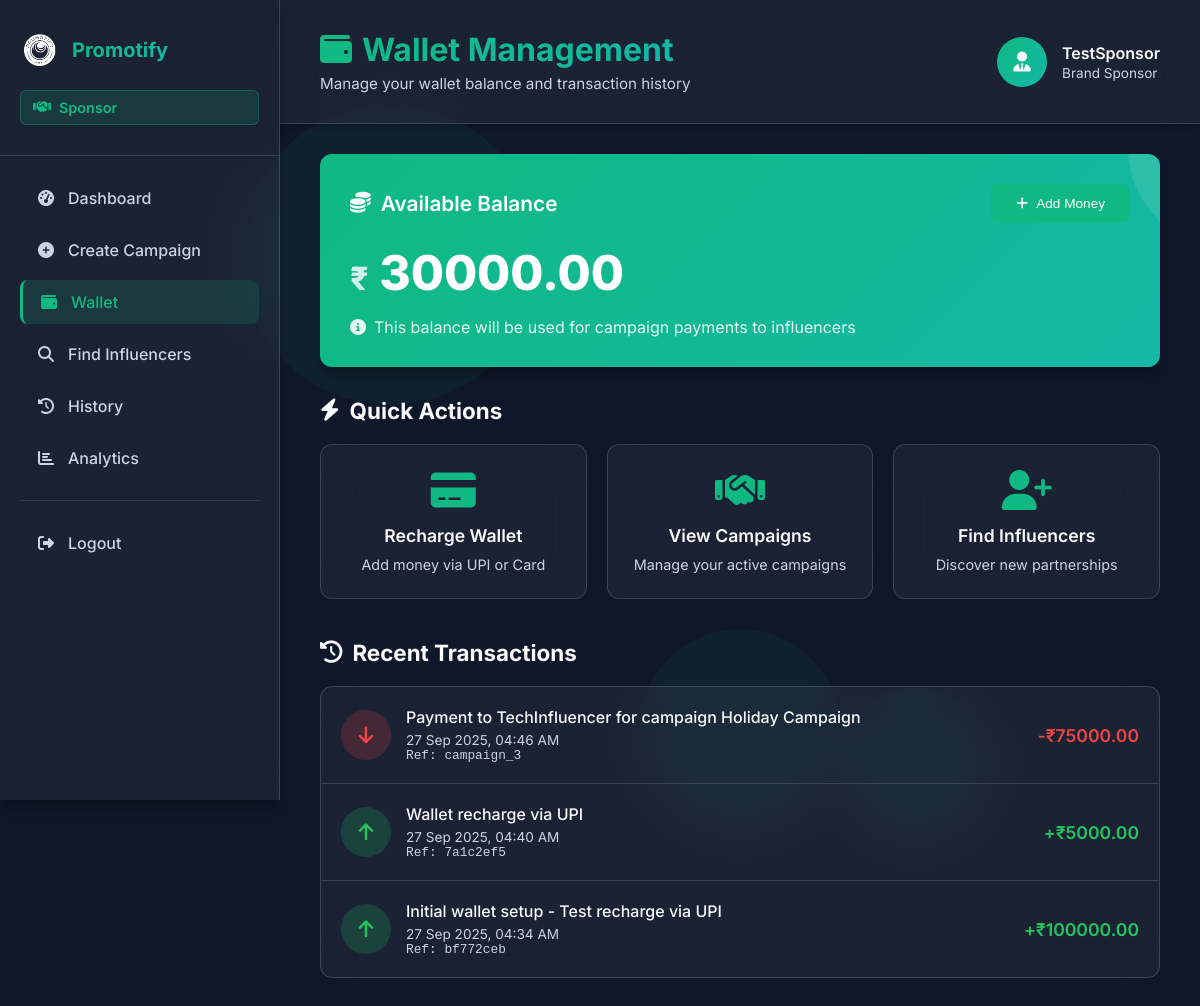
Page /swallet (signed in) on the earlier database version.
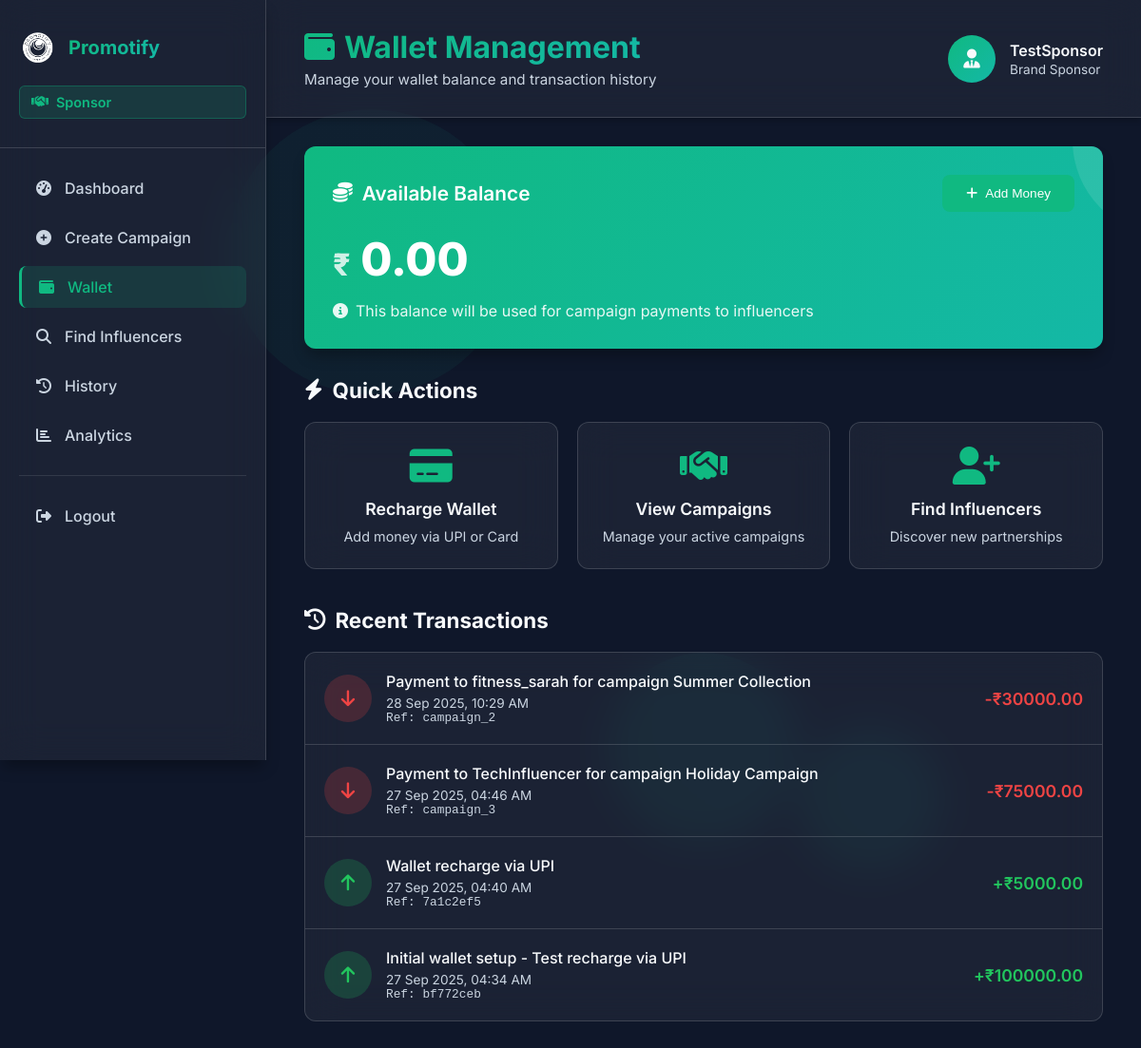
Same page on the later database version.
### models.py (models this page shows, shortened)
class Sponsor(db.Model):
    id = db.Column(db.Integer, primary_key=True)
    username = db.Column(db.String(15), unique=True, nullable=False)
    email = db.Column(db.String(20), unique=True, nullable=False)
    password = db.Column(db.String(10), nullable=False)
    industry = db.Column(db.String(20), nullable=False)
    wallet_balance = db.Column(db.Float, default=0.0, nullable=False)
    date_joined = db.Column(db.DateTime, default=datetime.utcnow)

class WalletTransaction(db.Model):
    id = db.Column(db.Integer, primary_key=True)
    user_id = db.Column(db.Integer, nullable=False)  # Sponsor or Influencer ID
    user_type = db.Column(db.String(20), nullable=False)  # 'sponsor' or 'influencer'
    transaction_type = db.Column(db.String(20), nullable=False)  # 'credit', 'debit', 'recharge', 'withdrawal'
    amount = db.Column(db.Float, nullable=False)
    description = db.Column(db.Text, nullable=True)
    reference_id = db.Column(db.String(50), nullable=True)  # Campaign ID or Transaction reference
    created_at = db.Column(db.DateTime, default=datetime.utcnow)

### routes.py (the view, shortened to what this page needs)
    @app.route('/swallet', methods=['GET', 'POST'])
    def sponsor_wallet():
        if 'sponsor_id' not in session:
            flash('You need to log in first.', 'error')
            return redirect(url_for('spon_log'))
        sponsor = Sponsor.query.get(session['sponsor_id'])
        transactions = WalletTransaction.query.filter_by(
            user_id=sponsor.id,
            user_type='sponsor'
        ).order_by(WalletTransaction.created_at.desc()).limit(20).all()
        return render_template('swallet.html',
                               sponsor=sponsor,
                               transactions=transactions)

### templates/swallet.html (shortened to what the changed rows need)
<!DOCTYPE html>
<html lang="en">
<head>
    <link rel="stylesheet" type="text/css" href="{{ url_for('static', filename='css/swallet.css') }}">
    <link rel="stylesheet" href="https://cdnjs.cloudflare.com/ajax/libs/font-awesome/6.4.0/css/all.min.css">
</head>
<body>
    <main class="main-content">
        <header class="content-header">
            <div class="header-left">
                <h1><i class="fas fa-wallet"></i>Wallet Management</h1>
            </div>
            <div class="user-info">
                <div class="user-details">
                    <span class="user-name">{{ sponsor.username }}</span>
                    <span class="user-role">Brand Sponsor</span>
                </div>
            </div>
        </header>
        <div class="content">
            <div class="wallet-balance-section">
                <div class="balance-card">
                    <div class="balance-header">
                        <h2><i class="fas fa-coins"></i>Available Balance</h2>
                    </div>
                    <div class="balance-amount">
                        <span class="currency">₹</span>
                        <span class="amount">{{ "%.2f"|format(sponsor.wallet_balance) }}</span>
                    </div>
                </div>
            </div>
            <div class="transaction-history-section">
                {% if transactions %}
                    <div class="transactions-list">
                        {% for transaction in transactions %}
                        <div class="transaction-item {{ transaction.transaction_type }}">
                            <div class="transaction-icon">
                                {% if transaction.transaction_type == 'credit' or transaction.transaction_type == 'recharge' %}
                                    <i class="fas fa-arrow-up text-success"></i>
                                {% else %}
                                    <i class="fas fa-arrow-down text-danger"></i>
                                {% endif %}
                            </div>
                            <div class="transaction-details">
                                <div class="transaction-description">{{ transaction.description }}</div>
                                <div class="transaction-date">{{ transaction.created_at.strftime('%d %b %Y, %I:%M %p') }}</div>
                                {% if transaction.reference_id %}
                                    <div class="transaction-ref">Ref: {{ transaction.reference_id }}</div>
                                {% endif %}
                            </div>
                            <div class="transaction-amount {{ transaction.transaction_type }}">
                                {% if transaction.transaction_type == 'credit' or transaction.transaction_type == 'recharge' %}
                                    +₹{{ "%.2f"|format(transaction.amount) }}
                                {% else %}
                                    -₹{{ "%.2f"|format(transaction.amount) }}
                                {% endif %}
                            </div>
                        </div>
                        {% endfor %}
                    </div>
                {% else %}
                    <div class="empty-state">
                        <i class="fas fa-receipt"></i>
                        <p>No transactions yet. Start by adding money to your wallet!</p>
                    </div>
                {% endif %}
            </div>
        </div>
    </main>
</body>
</html>

Differences in the rows shown:
changed Sponsor "TestSponsor": wallet_balance "30000.00" → "0.00"
added WalletTransaction: transaction_type "debit" (drawn), amount "30000.00"
